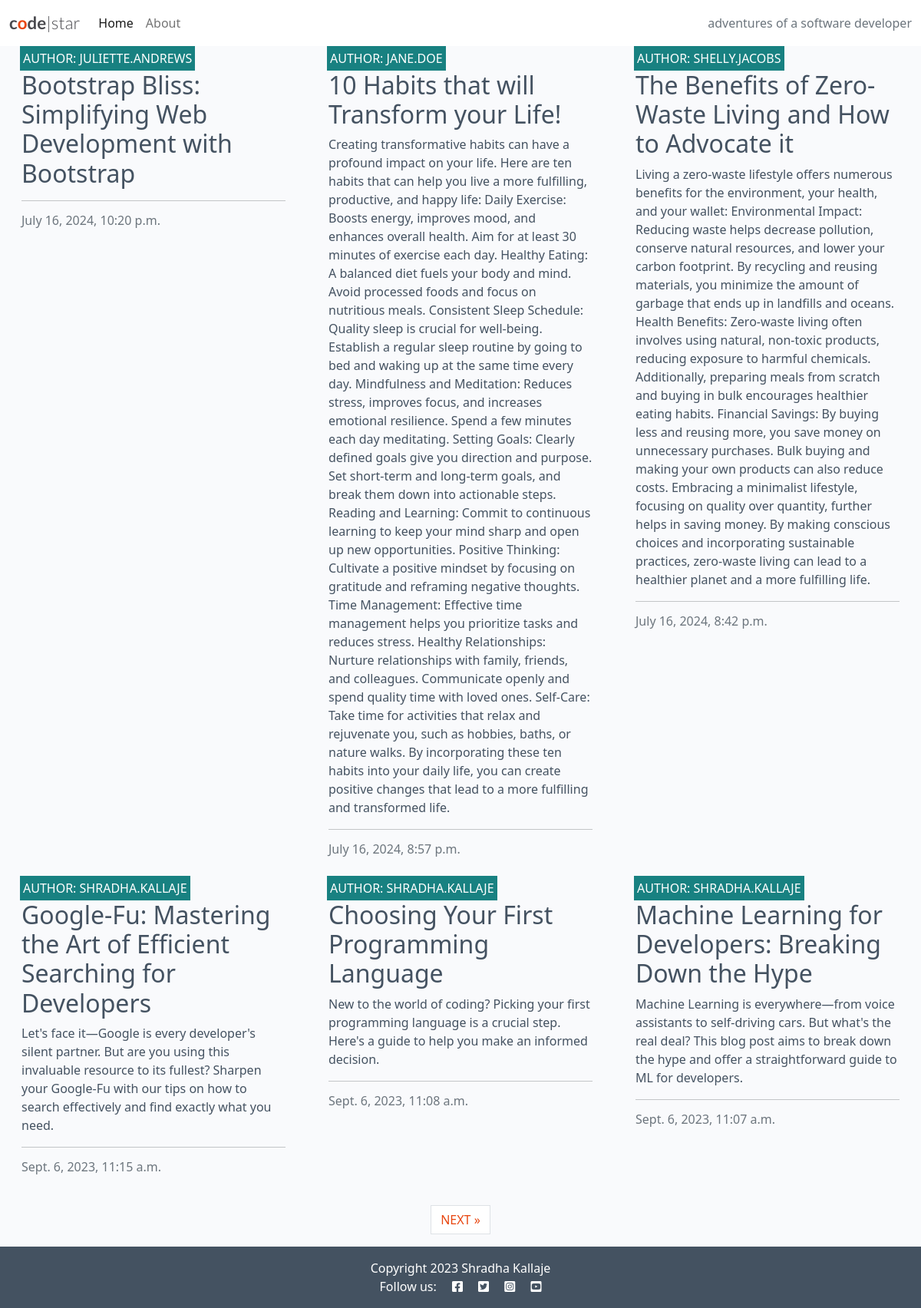
The page / on the database its author committed.
### blog/models.py (models this page shows, shortened)
class Post(models.Model):
    title = models.CharField(max_length=200, unique=True)
    slug = models.SlugField(max_length=200, unique=True)
    author = models.ForeignKey(User, on_delete=models.CASCADE, related_name="blog_posts")
    content = models.TextField()
    created_on = models.DateTimeField(auto_now_add=True)
    status = models.IntegerField(choices=STATUS, default=0)
    excerpt = models.TextField(blank=True)
    updated_on = models.DateTimeField(auto_now=True)
    class Meta:
        ordering = ["-created_on"]

### blog/views.py (the view)
# urls.py: path('', views.PostList.as_view(), name='home'),
class PostList(generic.ListView):
    queryset = Post.objects.filter(status=1)
    template_name = "blog/index.html"
    paginate_by = 6

### blog/templates/blog/index.html (shortened to what this page needs)
{% extends "base.html" %}
{% block content %}
<div class="container-fluid">
    <div class="row">
        <div class="col-12 mt-3 left">
            <div class="row">
                {% for post in post_list %}
                <div class="col-md-4">
                    <div class="card mb-4">
                        <div class="card-body">
                            <div class="image-container">
                                <div class="image-flash">
                                    <p class="author">Author: {{ post.author }}</p>
                                </div>
                            </div>
                            <a href="{% url 'post_detail' post.slug %}" class="post-link">
                                <h2 class="card-title">{{ post.title }}</h2>
                                <p class="card-text">{{ post.excerpt }}</p>
                            </a>
                            <hr />
                            <p class="card-text text-muted h6">{{ post.created_on}}
                            </p>
                        </div>
                    </div>
                </div>
                {% if forloop.counter|divisibleby:3 %}
            </div>
            <div class="row">
                {% endif %}
                {% endfor %}
            </div>
        </div>
    </div>
    {% if is_paginated %}
    <nav aria-label="Page navigation">
        <ul class="pagination justify-content-center">
            {% if page_obj.has_next %}
            <li><a href="?page={{ page_obj.next_page_number }}" class="page-link"> NEXT &raquo;</a></li>
            {% endif %}
        </ul>
    </nav>
    {% endif %}
</div>
{% endblock %}
{% block copyright %}
Copyright 2023 Shradha Kallaje
{% endblock %}

### static/css/style.css (style rules this page uses)
body { background-color: #F9FAFC; }
.main-bg { background-color: #F9FAFC; }
.card { border: none; background-color: transparent; }
.image-container { position: relative; }
.image-flash { position: absolute; bottom: 5%; min-width: 30%; left: -2px; background-color: #188181; }
.author { color: white; margin: 4px; text-transform: uppercase; }
.post-link { text-decoration: none; color: #445261; }
.post-link:hover, .page-link { color: #E84610; }

### rows shown on the page
Post: author "JULIETTE.ANDREWS", title "Bootstrap Bliss: Simplifying Web Development with Bootstrap", created_on "July 16, 2024, 10:20 p.m."
Post: author "JANE.DOE", title "10 Habits that will Transform your Life!", excerpt "Creating transformative habits can have a profound impact on your life. Here are ten habits that can help you live a more fulfilling, productive, and happy life: Daily Exercise: Boosts energy, improves mood, and enhances overall health. Aim for at least 30 minutes of exercise each day. Healthy Eating: A balanced diet fuels your body and mind. Avoid processed foods and focus on nutritious meals. Consistent Sleep Schedule: Quality sleep is crucial for well-being. Establish a regular sleep routine by going to bed and waking up at the same time every day. Mindfulness and Meditation: Reduces stress, improves focus, and increases emotional resilience. Spend a few minutes each day meditating.…", created_on "July 16, 2024, 8:57 p.m."
Post: author "SHELLY.JACOBS", title "The Benefits of Zero-Waste Living and How to Advocate it", excerpt "Living a zero-waste lifestyle offers numerous benefits for the environment, your health, and your wallet: Environmental Impact: Reducing waste helps decrease pollution, conserve natural resources, and lower your carbon footprint. By recycling and reusing materials, you minimize the amount of garbage that ends up in landfills and oceans. Health Benefits: Zero-waste living often involves using natural, non-toxic products, reducing exposure to harmful chemicals. Additionally, preparing meals from scratch and buying in bulk encourages healthier eating habits. Financial Savings: By buying less and reusing more, you save money on unnecessary purchases. Bulk buying and making your own products can…", created_on "July 16, 2024, 8:42 p.m."
Post: author "SHRADHA.KALLAJE", title "Google-Fu: Mastering the Art of Efficient Searching for Developers", excerpt "Let's face it—Google is every developer's silent partner. But are you using this invaluable resource to its fullest? Sharpen your Google-Fu with our tips on how to search effectively and find exactly what you need.", created_on "Sept. 6, 2023, 11:15 a.m."
Post: author "SHRADHA.KALLAJE", title "Choosing Your First Programming Language", excerpt "New to the world of coding? Picking your first programming language is a crucial step. Here's a guide to help you make an informed decision.", created_on "Sept. 6, 2023, 11:08 a.m."
Post: author "SHRADHA.KALLAJE", title "Machine Learning for Developers: Breaking Down the Hype", excerpt "Machine Learning is everywhere—from voice assistants to self-driving cars. But what's the real deal? This blog post aims to break down the hype and offer a straightforward guide to ML for developers.", created_on "Sept. 6, 2023, 11:07 a.m."
